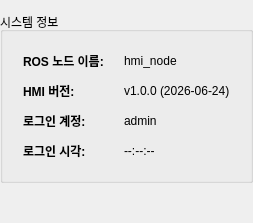
             <widget class="QWidget" name="tab_admin_sysinfo">
              <attribute name="title">
               <string>📋 시스템 정보</string>
              </attribute>
              <layout class="QVBoxLayout" name="vl_tab_sysinfo">
               <property name="spacing">
                <number>12</number>
               </property>
               <property name="leftMargin">
                <number>0</number>
               </property>
               <property name="topMargin">
                <number>12</number>
               </property>
               <property name="rightMargin">
                <number>0</number>
               </property>
               <property name="bottomMargin">
                <number>0</number>
               </property>
               <item>
                <widget class="QGroupBox" name="groupBox_admin_sysinfo">
                 <property name="title">
                  <string>시스템 정보</string>
                 </property>
                 <layout class="QFormLayout" name="formLayout_sysinfo">
                  <property name="horizontalSpacing">
                   <number>20</number>
                  </property>
                  <property name="verticalSpacing">
                   <number>12</number>
                  </property>
                  <property name="leftMargin">
                   <number>20</number>
                  </property>
                  <property name="topMargin">
                   <number>20</number>
                  </property>
                  <property name="rightMargin">
                   <number>20</number>
                  </property>
                  <property name="bottomMargin">
                   <number>20</number>
                  </property>
                  <item row="0" column="0">
                   <widget class="QLabel" name="lbl_si_node">
                    <property name="styleSheet"><string>font-weight: bold;</string></property>
                    <property name="text">
                     <string>ROS 노드 이름:</string>
                    </property>
                   </widget>
                  </item>
                  <item row="0" column="1">
                   <widget class="QLabel" name="val_si_node">
     <property name="text">
                     <string>hmi_node</string>
                    </property>
                   </widget>
                  </item>
                  <item row="1" column="0">
                   <widget class="QLabel" name="lbl_si_version">
                    <property name="styleSheet"><string>font-weight: bold;</string></property>
                    <property name="text">
                     <string>HMI 버전:</string>
                    </property>
                   </widget>
                  </item>
                  <item row="1" column="1">
                   <widget class="QLabel" name="val_si_version">
     <property name="text">
                     <string>v1.0.0 (2026-06-24)</string>
                    </property>
                   </widget>
                  </item>
                  <item row="2" column="0">
                   <widget class="QLabel" name="lbl_si_admin">
                    <property name="styleSheet"><string>font-weight: bold;</string></property>
                    <property name="text">
                     <string>로그인 계정:</string>
                    </property>
                   </widget>
                  </item>
                  <item row="2" column="1">
                   <widget class="QLabel" name="val_si_admin">
     <property name="text">
                     <string>admin</string>
                    </property>
                   </widget>
                  </item>
                  <item row="3" column="0">
                   <widget class="QLabel" name="lbl_si_login_time">
                    <property name="styleSheet"><string>font-weight: bold;</string></property>
                    <property name="text">
                     <string>로그인 시각:</string>
                    </property>
                   </widget>
                  </item>
                  <item row="3" column="1">
                   <widget class="QLabel" name="val_si_login_time">
     <property name="text">
                     <string>--:--:--</string>
                    </property>
                   </widget>
                  </item>
                 </layout>
                </widget>
               </item>
               <item>
                <spacer name="spacer_admin_bottom">
                 <property name="orientation">
                  <enum>Qt::Vertical</enum>
                 </property>
                 <property name="sizeHint" stdset="0">
                  <size>
                   <width>20</width>
                   <height>40</height>
                  </size>
                 </property>
                </spacer>
               </item>
              </layout>
             </widget>
